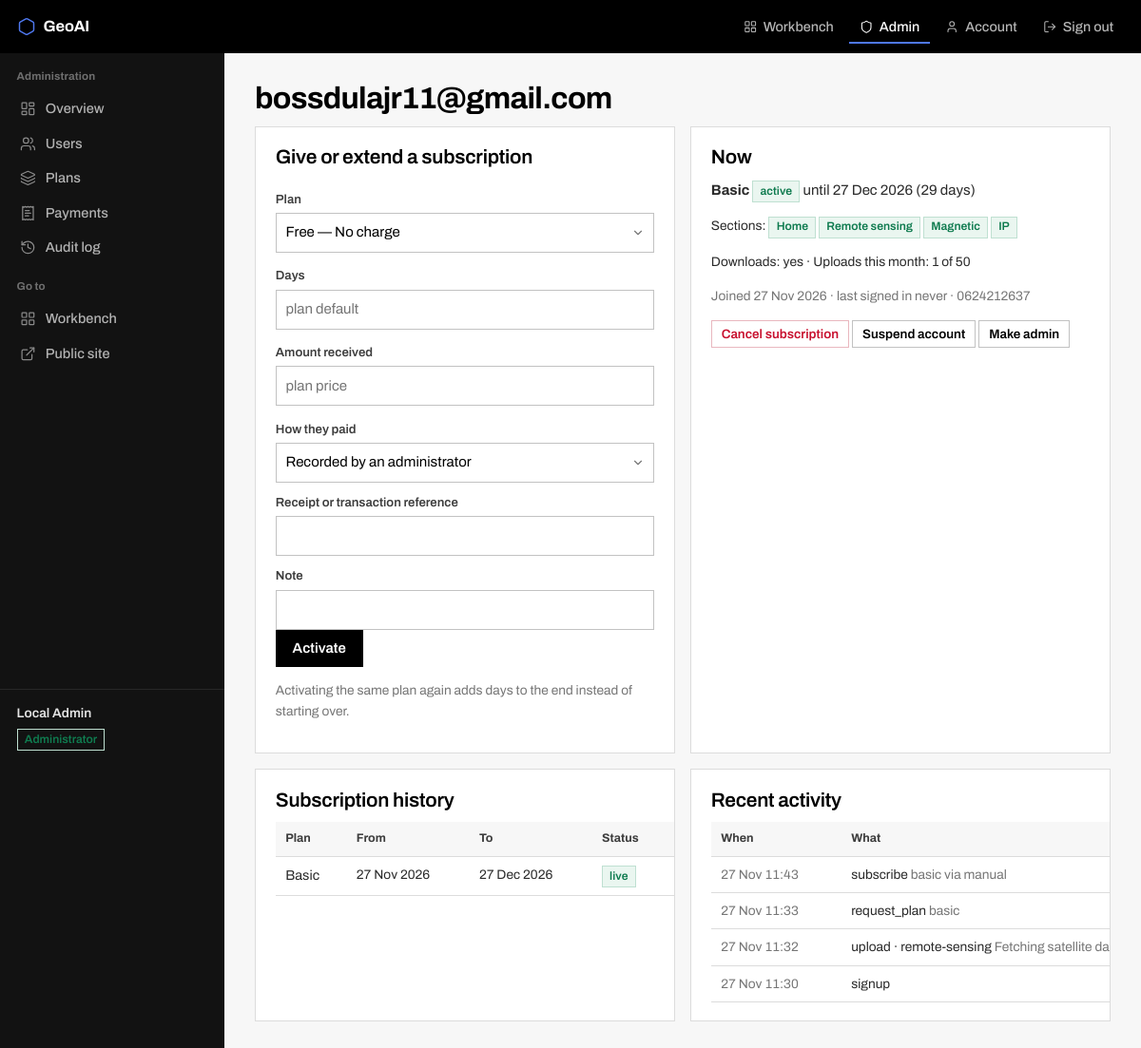
The page /admin/users/2 (signed in) on the database its author committed.
### portal/models.py (models this page shows, shortened)
class User(UserMixin, db.Model):
    __tablename__ = "users"
    id = db.Column(db.Integer, primary_key=True)
    email = db.Column(db.String(190), unique=True, nullable=False, index=True)
    name = db.Column(db.String(120), nullable=False, default="")
    organisation = db.Column(db.String(160), nullable=False, default="")
    phone = db.Column(db.String(40), nullable=False, default="")
    password_hash = db.Column(db.String(255), nullable=False)
    is_admin = db.Column(db.Boolean, nullable=False, default=False)
    is_active_account = db.Column(db.Boolean, nullable=False, default=True)
    created_at = db.Column(db.DateTime, nullable=False, default=now)
    last_login = db.Column(db.DateTime)
    subscriptions = db.relationship("Subscription", back_populates="user", cascade="all, delete-orphan",
                                    order_by="Subscription.id.desc()")
    payments = db.relationship("Payment", back_populates="user", cascade="all, delete-orphan")
    @property
    def is_active(self):
        return self.is_active_account
    @property
    def subscription(self):
        for s in self.subscriptions:
            if s.is_live:
                return s
        return None
    @property
    def plan(self):
        s = self.subscription
        return s.plan if s else Plan.query.filter_by(code="free").first()
    @property
    def plan_name(self):
        p = self.plan
        return p.name if p else "No plan"
    def allowed_sections(self):
        if self.is_admin:
            return released(SECTIONS)
        p = self.plan
        return p.section_list if p else released(FREE_SECTIONS)
    def may_download(self):
        p = self.plan
        return bool(self.is_admin or (p and p.can_download))
    def uploads_this_month(self):
        start = now().replace(day=1, hour=0, minute=0, second=0, microsecond=0)
        return db.session.query(func.count(UsageEvent.id)).filter(
            UsageEvent.user_id == self.id, UsageEvent.kind == "upload",
            UsageEvent.at >= start).scalar() or 0
    def upload_allowance(self):
        p = self.plan
        limit = p.max_uploads_per_month if p and p.max_uploads_per_month else None
        return self.uploads_this_month(), limit

class Subscription(db.Model):
    __tablename__ = "subscriptions"
    id = db.Column(db.Integer, primary_key=True)
    user_id = db.Column(db.Integer, db.ForeignKey("users.id"), nullable=False, index=True)
    plan_id = db.Column(db.Integer, db.ForeignKey("plans.id"), nullable=False)
    started_at = db.Column(db.DateTime, nullable=False, default=now)
    ends_at = db.Column(db.DateTime, nullable=False)
    status = db.Column(db.String(24), nullable=False, default="active")   # active, cancelled, expired
    note = db.Column(db.String(255), nullable=False, default="")
    created_by = db.Column(db.String(190), nullable=False, default="")    # admin email, or the gateway
    user = db.relationship("User", back_populates="subscriptions")
    plan = db.relationship("Plan")
    @property
    def is_live(self):
        return self.status == "active" and _aware(self.ends_at) > now()
    @property
    def days_left(self):
        return max((_aware(self.ends_at) - now()).days, 0)

class Plan(db.Model):
    __tablename__ = "plans"
    id = db.Column(db.Integer, primary_key=True)
    code = db.Column(db.String(32), unique=True, nullable=False)        # free, basic, pro
    name = db.Column(db.String(80), nullable=False)
    price = db.Column(db.Float, nullable=False, default=0.0)
    currency = db.Column(db.String(8), nullable=False, default="TZS")
    period_days = db.Column(db.Integer, nullable=False, default=30)
    sections = db.Column(db.Text, nullable=False, default="")           # comma-separated keys of SECTIONS
    can_download = db.Column(db.Boolean, nullable=False, default=False)
    max_uploads_per_month = db.Column(db.Integer, nullable=False, default=0)   # 0 = no limit
    seats = db.Column(db.Integer, nullable=False, default=1)
    is_public = db.Column(db.Boolean, nullable=False, default=True)     # shown on the pricing page
    sort = db.Column(db.Integer, nullable=False, default=0)
    @property
    def section_list(self):
        return released(s for s in (self.sections or "").split(",") if s)
    @property
    def price_label(self):
        if self.price <= 0:
            return "No charge"
        per = {30: "month", 31: "month", 90: "quarter", 365: "year"}.get(self.period_days,
                                                                         f"{self.period_days} days")
        return f"{self.currency} {self.price:,.0f} / {per}"

class UsageEvent(db.Model):
    __tablename__ = "usage"
    id = db.Column(db.Integer, primary_key=True)
    user_id = db.Column(db.Integer, db.ForeignKey("users.id"), index=True)
    kind = db.Column(db.String(32), nullable=False)                       # login, upload, run, download
    section = db.Column(db.String(40), nullable=False, default="")
    detail = db.Column(db.String(255), nullable=False, default="")
    at = db.Column(db.DateTime, nullable=False, default=now, index=True)

### portal/admin.py (the view)
@bp.route("/users/<int:uid>")
@admin_only
def user_detail(uid):
    u = db.session.get(User, uid) or abort(404)
    used, limit = u.upload_allowance()
    return render_template("admin/user.html", u=u, plans=Plan.query.order_by(Plan.sort).all(),
                           used=used, limit=limit, providers=PROVIDERS,
                           events=UsageEvent.query.filter_by(user_id=uid)
                           .order_by(UsageEvent.at.desc()).limit(25).all())

### portal/templates/admin/user.html
{% set page_title = "User" %}
{% extends "admin/layout.html" %}
{% block main %}
<h1>{{ u.email }}</h1>
<div class="grid g2">
  <div class="card">
    <h2 style="margin-top:0">Give or extend a subscription</h2>
    <form method="post" action="{{ url_for('admin.activate_user', uid=u.id) }}">
      <div class="grid g2" style="gap:.2rem 1rem">
        <div><label for="plan">Plan</label><select id="plan" name="plan">
          {% for p in plans %}<option value="{{ p.code }}">{{ p.name }} — {{ p.price_label }}</option>{% endfor %}
        </select></div>
        <div><label for="days">Days</label><input id="days" name="days" type="number" min="1" placeholder="plan default"></div>
        <div><label for="amount">Amount received</label><input id="amount" name="amount" type="number" step="any" placeholder="plan price"></div>
        <div><label for="method">How they paid</label><select id="method" name="method">
          {% for k, v in providers.items() %}<option value="{{ k }}">{{ v }}</option>{% endfor %}</select></div>
      </div>
      <label for="reference">Receipt or transaction reference</label><input id="reference" name="reference">
      <label for="note">Note</label><input id="note" name="note">
      <p><button class="btn" type="submit">Activate</button></p>
    </form>
    <p class="small muted">Activating the same plan again adds days to the end instead of starting over.</p>
  </div>
  <div class="card">
    <h2 style="margin-top:0">Now</h2>
    {% set s = u.subscription %}
    <p><b>{{ u.plan_name }}</b>
      {% if s %}<span class="tag ok">active</span> until {{ s.ends_at.strftime('%d %b %Y') }}
        ({{ s.days_left }} days){% else %}<span class="tag no">no paid plan</span>{% endif %}</p>
    <p class="small">Sections: {% for k in u.allowed_sections() %}<span class="tag ok">{{ section_name(k) }}</span> {% endfor %}</p>
    <p class="small">Downloads: {{ 'yes' if u.may_download() else 'no' }} ·
       Uploads this month: {{ used }}{% if limit %} of {{ limit }}{% endif %}</p>
    <p class="small muted">Joined {{ u.created_at.strftime('%d %b %Y') }} ·
       last signed in {{ u.last_login.strftime('%d %b %Y %H:%M') if u.last_login else 'never' }}
       {% if u.phone %}· {{ u.phone }}{% endif %}</p>
    <form method="post" action="{{ url_for('admin.cancel', uid=u.id) }}" style="display:inline">
      <button class="btn sm danger" type="submit" {{ 'disabled' if not s }}>Cancel subscription</button></form>
    <form method="post" action="{{ url_for('admin.suspend', uid=u.id) }}" style="display:inline">
      <button class="btn sm sec" type="submit">{{ 'Restore account' if not u.is_active_account else 'Suspend account' }}</button></form>
    <form method="post" action="{{ url_for('admin.toggle_admin', uid=u.id) }}" style="display:inline">
      <button class="btn sm sec" type="submit">{{ 'Remove admin' if u.is_admin else 'Make admin' }}</button></form>
  </div>
</div>
<div class="grid g2">
  <div class="card"><h2 style="margin-top:0">Subscription history</h2>
    <table><tr><th>Plan</th><th>From</th><th>To</th><th>Status</th><th>By</th></tr>
    {% for s in u.subscriptions %}<tr><td>{{ s.plan.name }}</td>
      <td class="small">{{ s.started_at.strftime('%d %b %Y') }}</td>
      <td class="small">{{ s.ends_at.strftime('%d %b %Y') }}</td>
      <td><span class="tag {{ 'ok' if s.is_live else 'no' }}">{{ 'live' if s.is_live else s.status }}</span></td>
      <td class="small muted">{{ s.created_by }}</td></tr>
    {% else %}<tr><td colspan="5" class="muted small">None yet.</td></tr>{% endfor %}</table>
  </div>
  <div class="card"><h2 style="margin-top:0">Recent activity</h2>
    <table><tr><th>When</th><th>What</th></tr>
    {% for e in events %}<tr><td class="small muted">{{ e.at.strftime('%d %b %H:%M') }}</td>
      <td class="small">{{ e.kind }}{% if e.section %} · {{ e.section }}{% endif %} <span class="muted">{{ e.detail }}</span></td></tr>
    {% else %}<tr><td colspan="2" class="muted small">Nothing yet.</td></tr>{% endfor %}</table>
  </div>
</div>
{% endblock %}

### portal/templates/console.html (shortened to what this page needs)
{% extends "base.html" %}
{% block page %}
<div class="console">
  <aside class="rail" id="rail">
    {% block rail %}{% endblock %}
    <div class="rail-foot">
      <span class="who">{{ current_user.name or current_user.email }}</span>
      {% if current_user.is_admin %}
        <span class="tag ok">Administrator</span>
      {% endif %}
    </div>
  </aside>
  <main class="work">
    {% block main %}{% endblock %}
  </main>
</div>
{% endblock %}

### rows shown on the page
User: name "Local Admin"
User: email "bossdulajr11@gmail.com", created_at "27 Nov 2026", last_login "never", phone "0624212637", is_active_account "Suspend account", is_admin "Make admin"
Subscription: plan_name "Basic", ends_at "27 Dec 2026", days_left "29", status+ends_at "yes", plan.name "Basic", started_at "27 Nov 2026", status+ends_at "live"
UsageEvent: at "27 Nov 11:43", kind "subscribe", detail "basic via manual"
UsageEvent: at "27 Nov 11:33", kind "request_plan", detail "basic"
UsageEvent: at "27 Nov 11:32", kind "upload", section "remote-sensing", detail "Fetching satellite…"
UsageEvent: at "27 Nov 11:30", kind "signup"

### other values the page prints
{{ BRAND }} "GeoAI"
{{ label }} "Overview" "Users" "Plans" "Payments" "Audit log"
{{ section_name(k) }} "Home" "Remote sensing" "Magnetic" "IP"
{{ used }} "1"
{{ limit }} "50"
form field plan "Free — No charge"
form field method "Recorded by an administrator"
